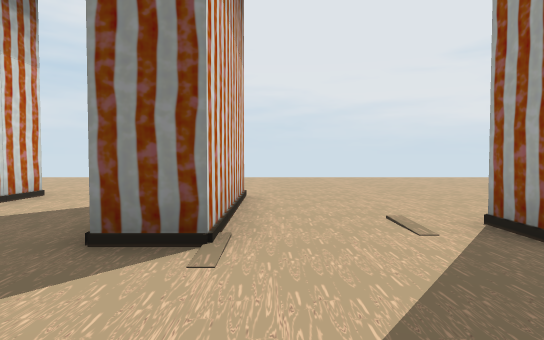
[1] (above)

18 first-person views from a walk through a 3-D level made in the Unity game engine. The camera is 1.5 m above the floor, tilts 2° down and sees 75° across. The floor is counted in squares, 2 m on a side. Each view is taken from the middle of a square. On the plan, view 1 faces up. The plan holds only what a view shows up to about 11 squares ahead; the rest is blank. The place goes on beyond the plan. Some animated figures are left out.

[2]
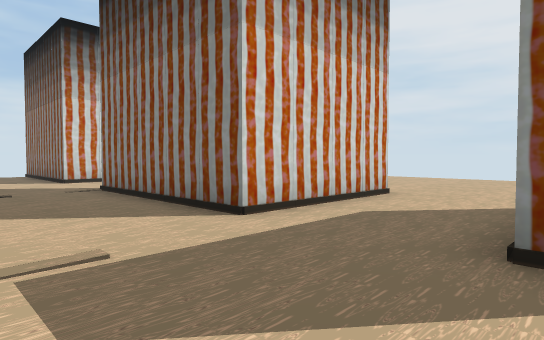

[3]
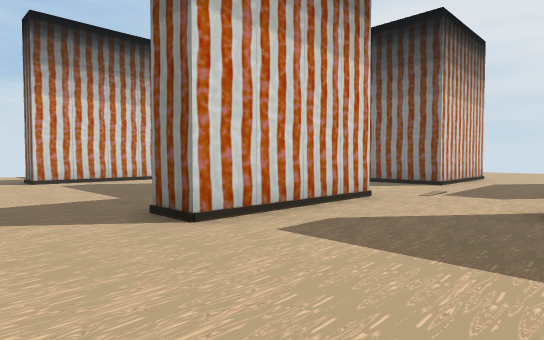

[4]
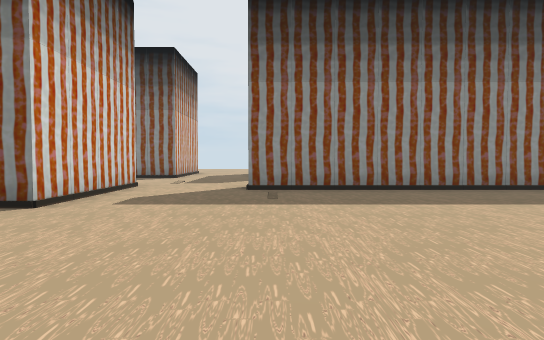

[5]
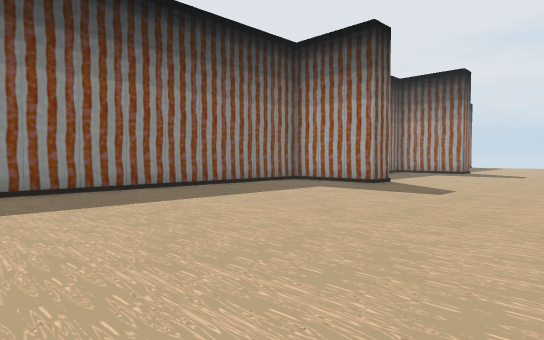

[6]
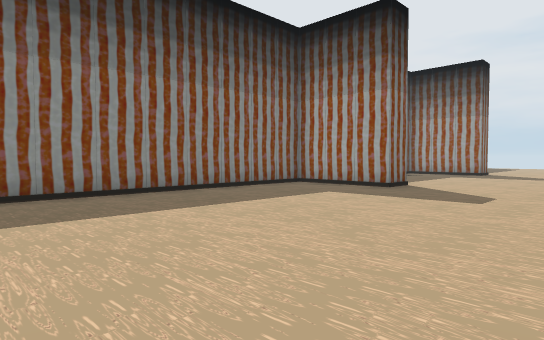

[7]
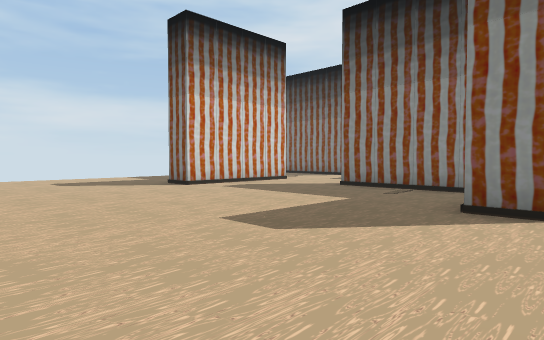

[8]
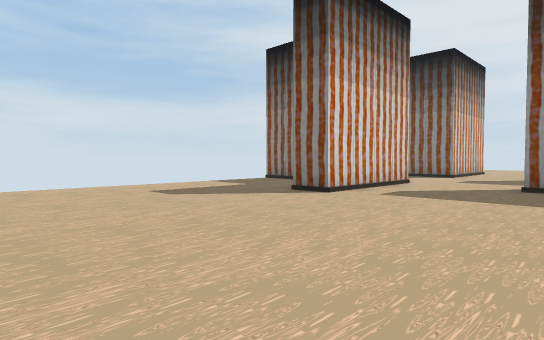

[9]
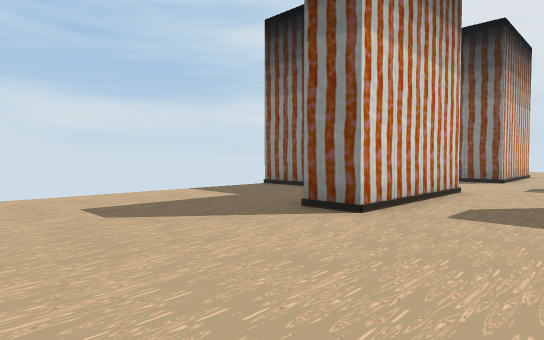

[10]
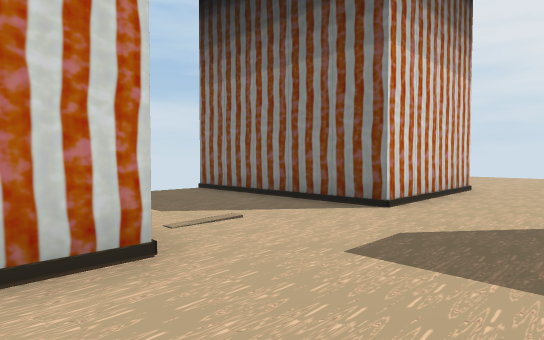

[11]
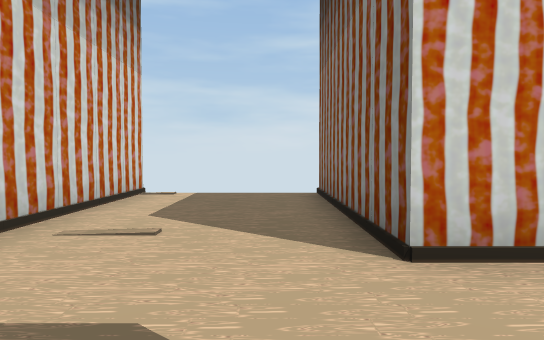

[12]
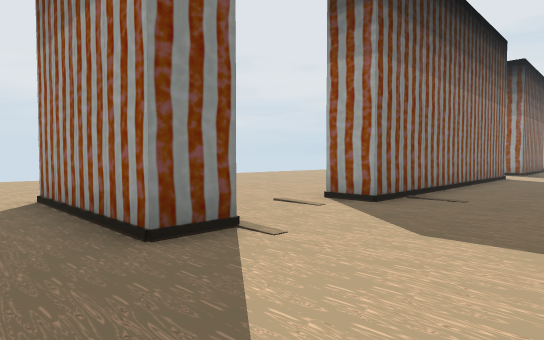

[13]
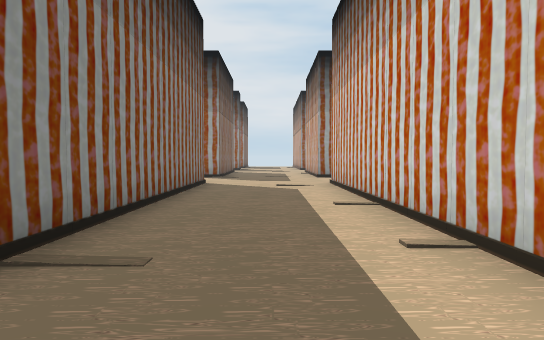

[14]
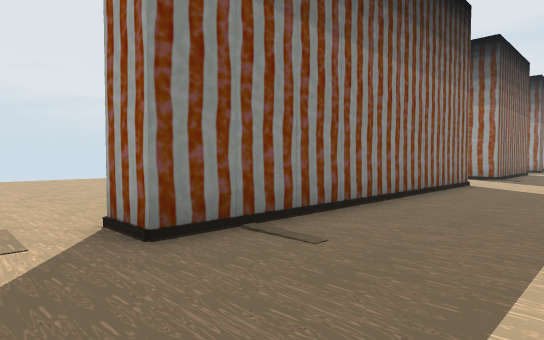

[15]
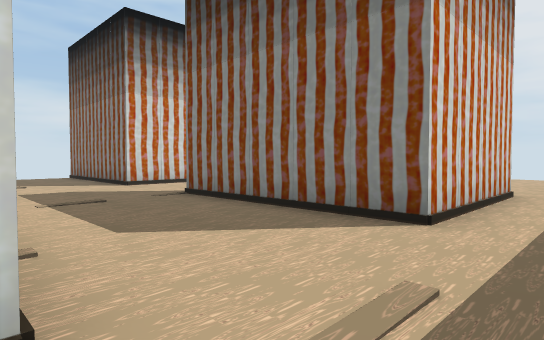

[16]
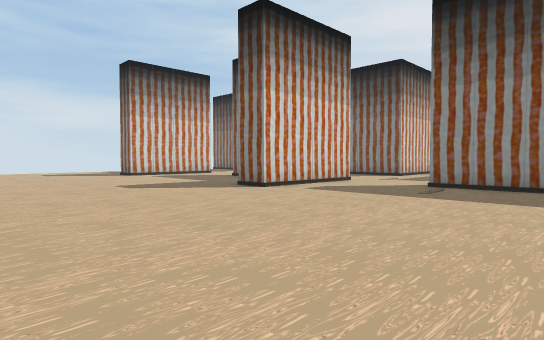

[17]
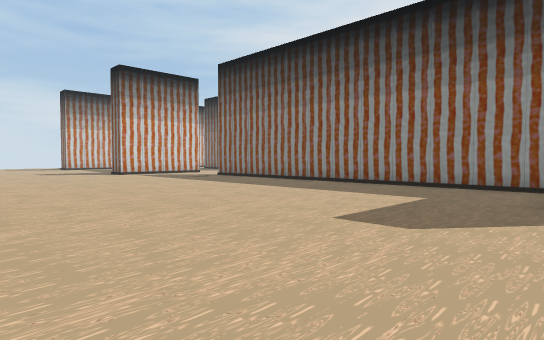

[18]
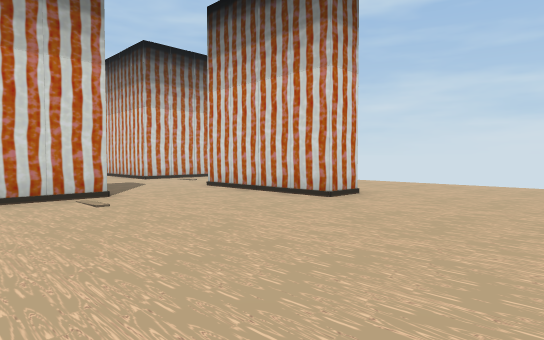

### Floor plan
Points are (right, up) in squares from view 1. A wall is a line through its corners. A room is listed if a view was taken in it or the views show most of it. See-through windows are left out.
Room 1 (views 1, 2, 3, 4, 5, 6, 7, 8, 9, 10, 11, 12, 13, 14, 15, 16, 17)
walls: (-4.5, -0.6) (-4.5, -4.7) (-5.6, -4.7); (-6.4, -1.7) (-9.6, -1.7); (3.1, -0.8) (6.5, -0.8); (-0.5, 5.4) (-0.5, 3) (-1.5, 3) (-1.5, 7); (-12.5, -0.6) (-12.5, -4.7) (-13.6, -4.7); (7.4, -0.8) (11.4, -0.8); (-4.5, 7.1) (-4.5, 3) (-8.5, 3); (-16, -1.7) (-17.6, -1.7); (-12.5, 5.5) (-12.5, 3) (-17.6, 3); (11.5, -4.8) (10.5, -4.8) (10.5, -1.8) (-1.6, -1.7); (-17.6, -0.7) (-13.5, -0.7); (11.5, 3) (2.5, 3) (2.5, 4.1)
ways out: opening at (-11, 4.7) to room 2; opening at (-1, 5.8) to room 2
objects: other object (-17, -1); other object (-9, 3); plank (-6, -1); trap (4, -1); other object (7, -1)
Room 2 (view 18)
walls: (-0.5, 7.1) (-0.5, 5.4); (-9.6, 4) (-7.9, 4); (-13.6, 7) (-12.5, 7) (-12.5, 5.5)
ways out: opening at (-11, 4.7) to room 1; opening at (-1, 5.8) to room 1

Positions as (right, up) in squares from view 1, and headings:
1: (0, 0), facing up
2: (-1, 0), facing up-left
3: (-1, -7), facing up-left
4: (-1, -10), facing up
5: (1, -10), facing up-right
6: (2, -9), facing up-right
7: (-4, -10), facing up-left
8: (-8, -11), facing up-left
9: (-10, -9), facing up-left
10: (-10, -2), facing up-left
11: (-10, 2), facing left
12: (-3, 0), facing up-right
13: (1, 1), facing right
14: (1, 0), facing up-right
15: (-3, -1), facing up-left
16: (2, -11), facing up-left
17: (11, -11), facing up-left
18: (-7, 11), facing down-left
